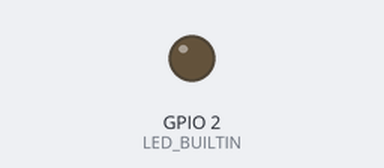
Bench run of a sketch on a simulated ESP32. Shown: output pins drawn as LEDs (lit = HIGH).

Above: at 1.8 s.
At 4.47 s:
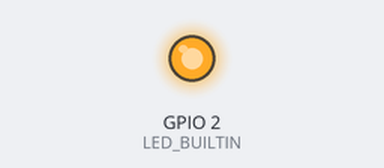
Timing chart, 0 to 4.8 s (numbered marks = the images above):
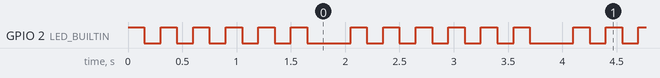

The sketch:

Blinking-led.ino
```cpp
// Pin LED built-in pada ESP32 biasanya di GPIO 2
#define LED_BUILTIN 2

void setup() {
  pinMode(LED_BUILTIN, OUTPUT);  // Set pin LED sebagai output
}

void loop() {
  for (int i = 0; i < 6; i++) {
    digitalWrite(LED_BUILTIN, HIGH);  // Nyalakan LED
    delay(150);                       // Tunggu 1 detik
    digitalWrite(LED_BUILTIN, LOW);   // Matikan LED
    delay(150);                       // Tunggu 1 detik
  }
  delay(250);
}
```

Measured:
- by itself, GPIO 2 (LED_BUILTIN): repeats every 2.1 s: 5 × (LOW 0.15 s, HIGH 0.15 s), LOW 0.40 s, HIGH 0.15 s
- by itself, everything shown: repeats every 2.1 s, in 12 steps
